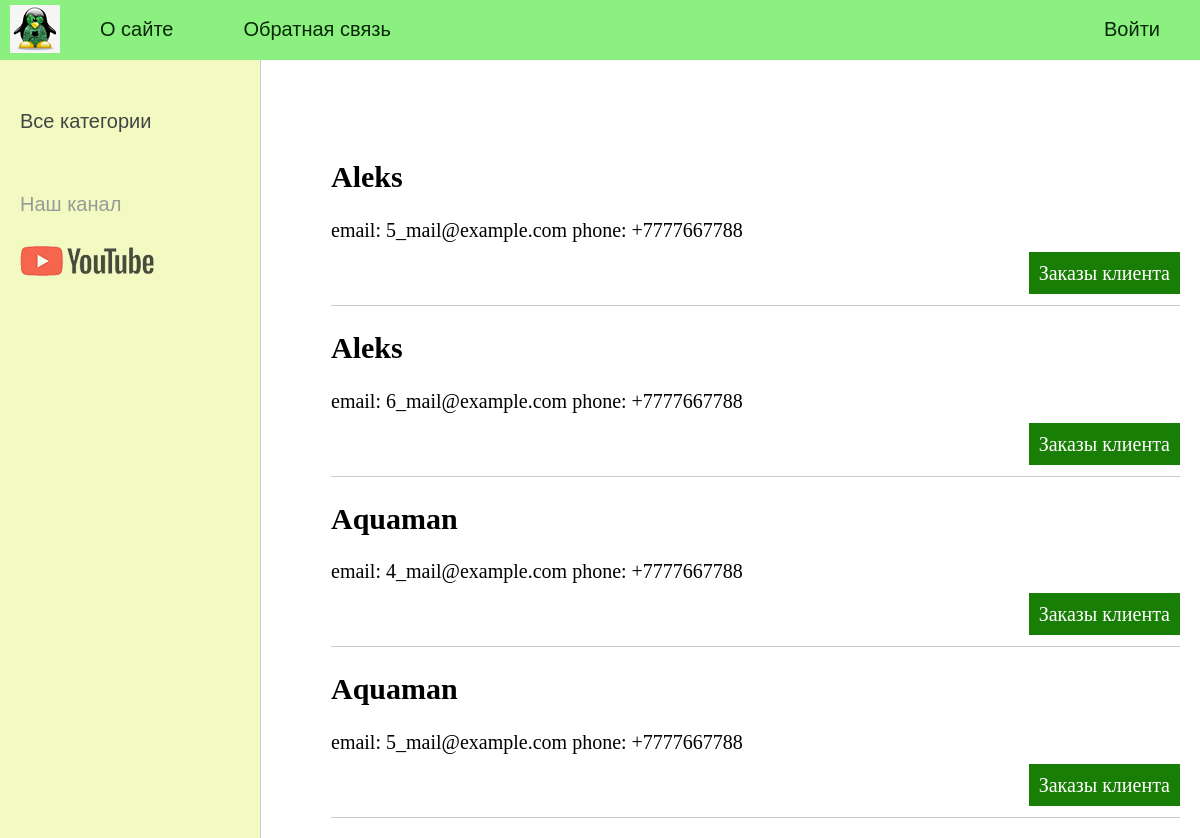
The app's page /hw2/clients (upper part), older data.
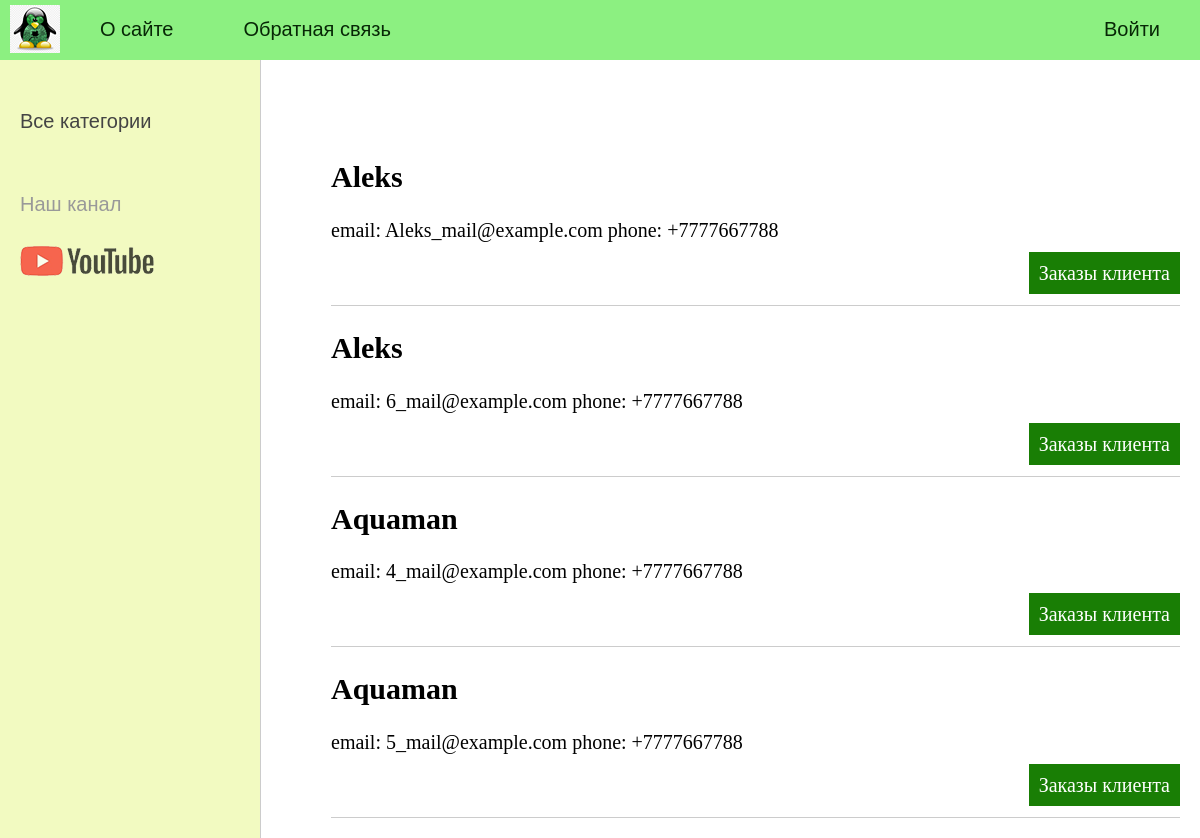
The same page, newer data.
### hw_2_app/models.py (models this page shows, shortened)
class Client(models.Model):
    name = models.CharField(max_length=100, verbose_name="имя")
    email = models.EmailField(verbose_name="электронная почта")
    phone = models.TextField(verbose_name="телефон")
    address = models.TextField(verbose_name="адресс")
    registration_date = models.DateTimeField(auto_now_add=True, verbose_name="дата регистрации")
    def get_absolute_url(self):
        return reverse('client', kwargs={'client_id': self.pk})
    class Meta:
        verbose_name = 'Клиентов'
        verbose_name_plural = 'Клиенты'
        ordering = ['name', 'registration_date']

### hw_2_app/views.py (the view)
# urls.py: path('clients', clients, name='clients'),
def clients(request):
    clients = Client.objects.all()
    context = {
        'clients': clients,
        'menu': menu,
        'title': 'Главная страница',
    }
    return render(request, 'hw_2_app/clients.html', context=context)

### hw_2_app/templates/hw_2_app/clients.html (shortened to what this page needs)
{% extends 'hw_2_app/base.html' %}
{% block content %}
<ul class="list-articles">
	{% for c in clients %}
			<li><h2>{{c.name}}</h2>
	{% autoescape on %}
	email: {{ c.email}}
	phone: {{ c.phone }}
	{% endautoescape %}
			<p class="link-read-post"><a href="{{ c.get_absolute_url }}">Заказы клиента</a></p>
			</li>
	{% endfor %}
</ul>
{% endblock %}

Row changes from the older to the newer data that the page shows:
changed Client: email "5_mail@example.com" → "Aleks_mail@example.com"
